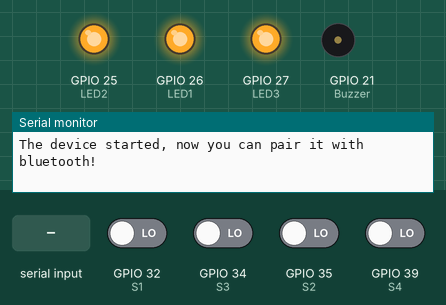
Simulated run of this sketch. Board: ESP32. Shown: output pins drawn as LEDs (lit = HIGH), buzzer (waves = sounding, pin HIGH), the last lines printed to the serial monitor. The test bench sets the inputs (shaded band); at power-on: GPIO 32 (S1), GPIO 34 (S3), GPIO 35 (S2), GPIO 39 (S4) LOW. Nothing arrives over Bluetooth unless stated.

Above: at 5.7 s.
5.8 s: "T" received over the second serial link
At 6.5 s:
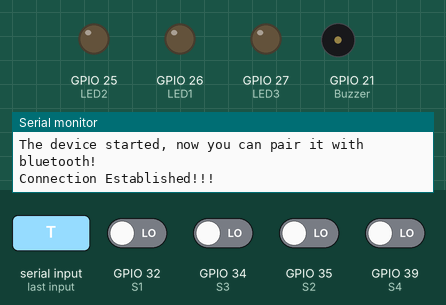
7.3 s: "1" received over the second serial link
At 7.6 s:
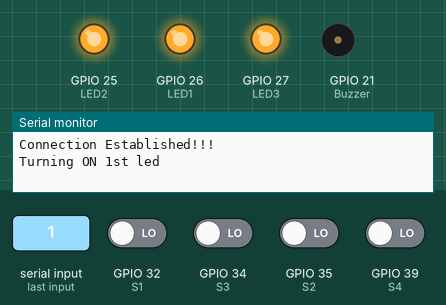
Timing chart, 0 to 10.3 s (numbered marks = the images above; inputs shaded):
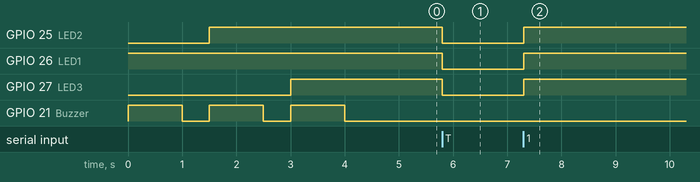

The sketch:

esp32_bluetooth.ino
```cpp
// MENGADAPTASI DARI https://www.youtube.com/watch?v=wNW-1MQTkvQ
// dikembangkan oleh dafa wijaya
// u can contact me at  https://github.com//dafawijaya


#include "BluetoothSerial.h"

#if !defined(CONFIG_BT_ENABLED) || !defined(CONFIG_BLUEDROID_ENABLED)
#error Bluetooth is not enabled! Please run `make menuconfig` to and enable it
#endif


#define S1 32
#define R1 15

#define S2 35
#define R2 2

#define S3 34
#define R3 4

#define S4 39
#define R4 22


#define LED1 26
#define LED2 25
#define LED3 27
#define Buzzer 21

String res = "";

BluetoothSerial SerialBT;
void without_bluetooth()
{

  digitalWrite(R1, digitalRead(S1));
  digitalWrite(R2, digitalRead(S2));
  digitalWrite(R3, digitalRead(S3));
  digitalWrite(R4, digitalRead(S4));

}

void setup() {
  Serial.begin(115200);
  pinMode(S1, INPUT);
  pinMode(R1, OUTPUT);

  pinMode(S2, INPUT);
  pinMode(R2, OUTPUT);

  pinMode(S3, INPUT);
  pinMode(R3, OUTPUT);

  pinMode(S4, INPUT);
  pinMode(R4, OUTPUT);


  pinMode(LED1, OUTPUT);
  pinMode(LED2, OUTPUT);
  pinMode(LED3, OUTPUT);
  pinMode(Buzzer, OUTPUT);

  digitalWrite(LED1, HIGH);
  digitalWrite(LED2, LOW);
  digitalWrite(LED3, LOW);
  digitalWrite(Buzzer, HIGH);
  delay(1000);
  digitalWrite(Buzzer, LOW);
  delay(500);

  digitalWrite(LED1, HIGH);
  digitalWrite(LED2, HIGH);
  digitalWrite(LED3, LOW);
  digitalWrite(Buzzer, HIGH);
  delay(1000);
  digitalWrite(Buzzer, LOW);
  delay(500);

  digitalWrite(LED1, HIGH);
  digitalWrite(LED2, HIGH);
  digitalWrite(LED3, HIGH);
  digitalWrite(Buzzer, HIGH);
  delay(1000);
  digitalWrite(Buzzer, LOW);
  delay(500);


  SerialBT.begin("ESP32test");
  Serial.println("The device started, now you can pair it with bluetooth!");
}

void loop()
{
  while (!SerialBT.available()); // Wait Until anything is coming from bluetooth client

  while (SerialBT.available()) // Read until the bluetooth client is sending.
  {
    char add = SerialBT.read();
    res = res + add;
    delay(1);
    digitalWrite(LED1, HIGH);
    digitalWrite(LED2, HIGH);
    digitalWrite(LED3, HIGH);
  }


  // Assigning Actions on particular conditions
  if (res == "T")
  {
    Serial.println("Connection Established!!!");
    without_bluetooth();
    digitalWrite(LED1, LOW);
    digitalWrite(LED2, LOW);
    digitalWrite(LED3, LOW);

  }
  if (res == "1")
  {
    Serial.println("Turning ON 1st led");
    digitalWrite(R1, LOW);
  }
  if (res == "A")
  {
    Serial.println("Turning OFF 1st led");
    digitalWrite(R1, HIGH);
  }
  if (res == "2")
  {
    Serial.println("Turning ON 2nd led");
    digitalWrite(R2, LOW);
  }
  if (res == "B")
  {
    Serial.println("Turning OFF 2nd led");
    digitalWrite(R2, HIGH);
  }
  if (res == "3")
  {
    Serial.println("Turning ON 3rd led");
    digitalWrite(R3, LOW);
  }
  if (res == "C")
  {
    Serial.println("Turning OFF 3rd led");
    digitalWrite(R3, HIGH);
  }
  if (res == "4")
  {
    Serial.println("Turning ON 4th led");
    digitalWrite(R4, LOW);
  }
  if (res == "D")
  {
    Serial.println("Turning OFF 4th led");
    digitalWrite(R4, HIGH);
  }
  if (res == "9")
  {
    Serial.println("Turning ON all led");
    digitalWrite(R1, LOW);
    digitalWrite(R2, LOW);
    digitalWrite(R3, LOW);
    digitalWrite(R4, LOW);

  }
  if (res == "I")
  {
    Serial.println("Turning OFF all led");
    digitalWrite(R1, HIGH);
    digitalWrite(R2, HIGH);
    digitalWrite(R3, HIGH);
    digitalWrite(R4, HIGH);

  }


  res = ""; // clearing the string.


}
```

Measured:
- after the input at 5.8 s, GPIO 25 (LED2), GPIO 26 (LED1), GPIO 27 (LED3): HIGH → LOW at once
- after the input at 7.3 s, GPIO 25 (LED2), GPIO 26 (LED1), GPIO 27 (LED3): LOW → HIGH at once
